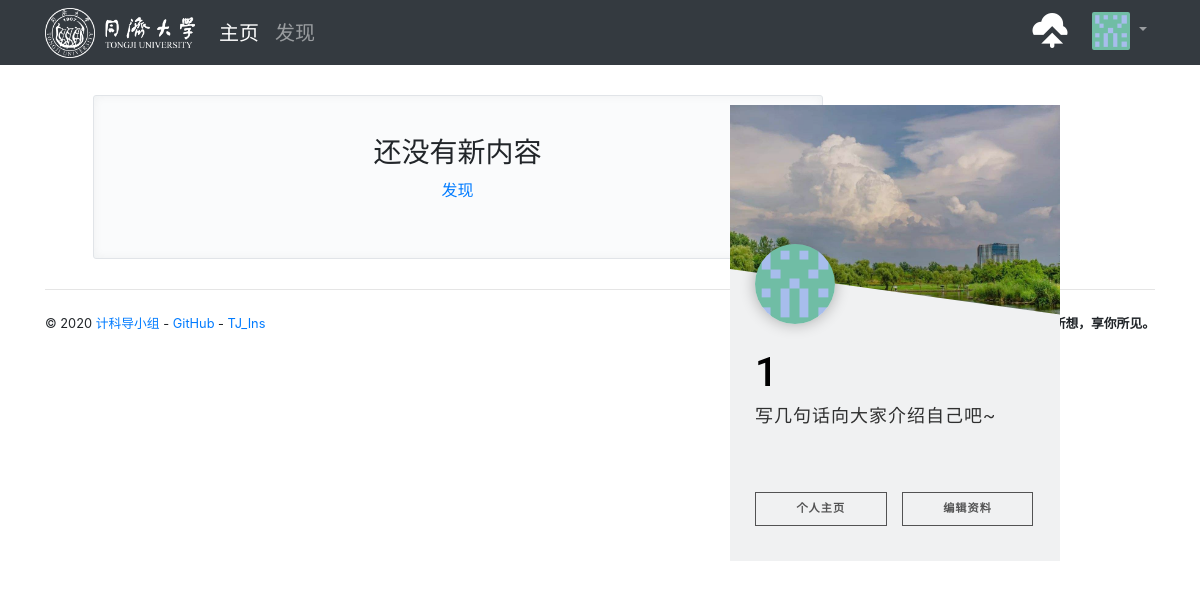
Screenshot of / (signed in) with the database file from the repository.
### TJ_Ins/models.py (models this page shows, shortened)
class User(db.Model, UserMixin):
    id = db.Column(db.Integer, primary_key=True)
    username = db.Column(db.String(20), unique=True, index=True)
    email = db.Column(db.String(254), unique=True, index=True)
    password_hash = db.Column(db.String(128))
    name = db.Column(db.String(30))
    website = db.Column(db.String(255))
    bio = db.Column(db.String(120))
    location = db.Column(db.String(50))
    member_since = db.Column(db.DateTime, default=datetime.utcnow)
    confirmed = db.Column(db.Boolean, default=False)
    locked = db.Column(db.Boolean, default=False)
    active = db.Column(db.Boolean, default=True)
    avatar_s = db.Column(db.String(64))
    avatar_m = db.Column(db.String(64))
    avatar_l = db.Column(db.String(64))
    avatar_raw = db.Column(db.String(64))
    following = db.relationship('Follow', foreign_keys=[Follow.follower_id], back_populates='follower',
                                lazy='dynamic', cascade='all')
    followers = db.relationship('Follow', foreign_keys=[Follow.followed_id], back_populates='followed',
                                lazy='dynamic', cascade='all')
    photos = db.relationship('Photo', back_populates='author', cascade='all')
    comments = db.relationship('Comment', back_populates='author', cascade='all')
    collections = db.relationship('Collect', back_populates='collector', cascade='all')
    notifications = db.relationship('Notification', back_populates='receiver', cascade='all')
    photos = db.relationship('Photo', back_populates='author', cascade='all')
    @property
    def is_active(self):
        return self.active

### TJ_Ins/blueprints/main.py (the view)
@main_bp.route('/')
def index():
    if current_user.is_authenticated:
        page = request.args.get('page', 1, type=int)
        per_page = current_app.config['INS_PHOTO_PER_PAGE']
        pagination = Photo.query.order_by(Photo.timestamp.desc()).paginate(page, per_page)
        photos = pagination.items
    else:
        pagination = None
        photos = None
    tags = Tag.query.join(Tag.photos).group_by(Tag.id).order_by(func.count(Photo.id).desc()).limit(10)
    if not current_user.is_authenticated:
        return render_template('main/main_page.html')
    return render_template('main/index.html', pagination=pagination, photos=photos, tags=tags, Collect=Collect)

### TJ_Ins/extensions.py (called while the page is built)
@login_manager.user_loader
def load_user(user_id):
    from TJ_Ins.models import User
    user = User.query.get(int(user_id))
    return user

### TJ_Ins/templates/main/index.html (shortened to what this page needs)
{% extends 'base.html' %}
{% from 'bootstrap/pagination.html' import render_pagination %}
{% from 'macros.html' import photo_card with context %}
{% block content %}
    <div class="row justify-content-md-center">
        <div class="col-md-8">
            {% if photos %}
                {% for photo in photos %}
                    <div class="card mb-3 w-100 bg-light">
                        <div class="card-header">
                            <a class="dead-link" href="{{ url_for('user.index', username=photo.author.username) }}">
                                <img class="rounded img-fluid avatar-s profile-popover"
                                     data-href="{{ url_for('ajax.get_profile', user_id=photo.author.id) }}"
                                     src="{{ url_for('main.get_avatar', filename=photo.author.avatar_m) }}">
                            </a>
                            <a class="profile-popover trend-card-avatar"
                               data-href="{{ url_for('ajax.get_profile', user_id=photo.author.id) }}"
                               href="{{ url_for('user.index', username=photo.author.username) }}">{{ photo.author.name }}</a>
                            <span class="float-right">
                <small data-toggle="tooltip" data-placement="top" data-timestamp="{{ photo.timestamp }}"
                       data-delay="500">
                    {{ moment(photo.timestamp).fromNow(refresh=True) }}</small></span>
                        </div>
                        <div class="card-body">
                            <div class="" align="center">
                                <a class="thumbnail" href="{{ url_for('.show_photo', photo_id=photo.id) }}"
                                   target="_blank">
                                    <img class="img-fluid"
                                         src="{{ url_for('.get_image', filename=photo.filename_m) }}">
                                </a>
                            </div>
                        </div>
                        <div class="card-footer">
                            <span class="oi oi-star"></span>
                            <span id="collectors-count-{{ photo.id }}"
                                  data-href="{{ url_for('ajax.collectors_count', photo_id=photo.id) }}">
                                {{ photo.collectors|length }}
                            </span>
                            <span class="oi oi-comment-square"></span> {{ photo.comments|length }}
                            <div class="float-right">
                                {% if current_user.is_authenticated %}
                                    <button class="{% if not current_user.is_collecting(photo) %}hide{% endif %}
                                     btn btn-outline-secondary btn-sm uncollect-btn"
                                            data-href="{{ url_for('ajax.uncollect', photo_id=photo.id) }}"
                                            data-id="{{ photo.id }}">
                                        <span class="oi oi-x"></span> 取消收藏
                                    </button>
                                    <button class="{% if current_user.is_collecting(photo) %}hide{% endif %}
                                     btn btn-outline-primary btn-sm collect-btn"
                                            data-href="{{ url_for('ajax.collect', photo_id=photo.id) }}"
                                            data-id="{{ photo.id }}">
                                        <span class="oi oi-star"></span> 收藏
                                    </button>
                                {% else %}
                                    <form class="inline" method="post"
                                          action="{{ url_for('main.collect', photo_id=photo.id) }}">
                                        <input type="hidden" name="csrf_token" value="{{ csrf_token() }}">
                                        <button type="submit" class="btn btn-outline-primary btn-sm">
                                            <span class="oi oi-star"></span> 收藏
                                        </button>
                                    </form>
                                {% endif %}
                            </div>
                            {% if photo.description %}
                                <p class="card-text">{{ photo.description }}</p>
                            {% endif %}
                        </div>
                    </div>
                {% endfor %}
            {% else %}
                <div class="tip text-center">
                    <h3>还没有新内容</h3>
                    <p><a href="{{ url_for('.explore') }}">发现</a></p>
                </div>
            {% endif %}
        </div>
        <div class="col-md-3">
            {% include 'main/_sidebar.html' %}
        </div>
    </div>
{% endblock %}

### TJ_Ins/templates/base.html (shortened to what this page needs)
{% from 'bootstrap/nav.html' import render_nav_item %}
<!DOCTYPE html>
<html lang="en">
<head>
    {% block head %}
        <link rel="stylesheet" href="{{ url_for('static', filename='css/bootstrap.min.css') }}">
        <link rel="stylesheet" href="{{ url_for('static', filename='open-iconic/font/css/open-iconic-bootstrap.css') }}">
        <link rel="stylesheet" href="{{ url_for('static', filename='css/style.css') }}">
    {% endblock head %}
</head>
<body>
{% block navbar %}
    <nav class="navbar navbar-expand-lg navbar-dark bg-dark" style=" height: 65px;">
        <div class="container" >
            <a class="navbar-brand" href="{{url_for('main.index')}}"><img src="../../static/images/logo.png" alt="Tongji" height="50" width="150"></a>
            <div class="collapse navbar-collapse" id="navbarColor01">
                <div class="navbar-nav mr-auto" style="font-size: 20px;">
                    {{ render_nav_item('main.index', '主页') }}
                    {{ render_nav_item('main.explore', '发现') }}
                </div>
                <div class="navbar-nav ml-auto">
                {% if current_user.is_authenticated %}
                    <a class="nav-item nav-link" href="{{ url_for('main.upload') }}" title="上传">
                        <span class="oi oi-cloud-upload" style="color: white; font-size: 35px;"></span>&nbsp;&nbsp;
                    </a>
                    <div class="dropdown nav-item">
                        <a href="#" class="nav-link dropdown-toggle" data-toggle="dropdown" role="button"
                           aria-expanded="false">
                            <img class="avatar-xs"
                                 src="{{ url_for('main.get_avatar', filename=current_user.avatar_s) }}">
                        </a>
                    </div>
                {% else %}
                    <a class="btn btn btn-dark" href="{{ url_for('auth.login') }}" style="font-size: 20px;">登录</a>&nbsp;&nbsp;
                    <a class="btn btn btn-dark" href="{{ url_for('auth.register') }}" style="font-size: 20px;">加入TJ-Ins</a>
                {% endif %}
                </div>
            </div>
        </div>
    </nav>
{% endblock %}
<main >
    <div class="container" >
        {% block content %}{% endblock %}
        {% block footer %}
            <footer>
                <p class="float-left">
                    <small>&copy; 2020
                        <a href="#" >计科导小组</a> -
                        <a href="https://github.com/DinoMax00/SX-CS-Web" title="Fork me on GitHub">GitHub</a> -
                        <a href="{{ url_for('main.index') }}" title="A TJ_Ins project">TJ_Ins</a>
                    </small>
                </p>
                <p class="float-right">
                    <small><b>见你所想，享你所见。</b></small>
                </p>
            </footer>
        {% endblock %}
    </div>
</main>
</body>
</html>

### TJ_Ins/templates/main/_sidebar.html (shortened to what this page needs)
<figure class="snip1336">
    <img src="../../static/images/timg.jpg" alt="sample87" />
    <figcaption>
      <img src="{{ url_for('main.get_avatar', filename=current_user.avatar_m) }}" style="height: 80px; width: 80px;" class="profile" />
      <h1>{{current_user.username}}</h1>
      {% if current_user.bio %}
      <p style="font-size: large">{{ current_user.bio }}</p>
      {%else%}
        <p style="font-size: large">写几句话向大家介绍自己吧~</p>
       {% endif %}
        <br><br>
      <a href="{{ url_for('user.index', username=current_user.username) }}" class="follow">个人主页</a>
      <a href="{{ url_for('user.edit_profile', username=current_user.username) }}" class="info">编辑资料</a>
    </figcaption>
</figure>

### TJ_Ins/static/css/style.css (style rules this page uses)
.tip { position: relative; padding: 40px; text-align: center; background-color: #fafbfc; border: 1px solid #e1e4e8; border-radius: 3px; box-shadow: inset 0 0 10px rgba(27, 31, 35, 0.05); }
nav { margin-bottom: 30px; }
footer { margin: 30px 0; padding: 20px 0; border-top: 1px solid #e5e5e5; }
.avatar-xs { width: 38px; height: 38px; border-radius: 2px; }

### TJ_Ins/templates/main/_sidebar.html (style rules this page uses)
.snip1336 { font-family: 'Roboto', Arial, sans-serif; position: fixed; right: 130px; overflow: hidden; margin: 10px; min-width: 330px; max-width: 300px; width: 100%; color: black; text-align: left; line-height: 1.4em; background-color: #141414; }
.snip1336 * { -webkit-box-sizing: border-box; box-sizing: border-box; -webkit-transition: all 0.25s ease; transition: all 0.25s ease; }
.snip1336 img { max-width: 100%; vertical-align: top; opacity: 0.85; }
.snip1336 figcaption { width: 100%; background-color: #F0F1F2; padding: 25px; position: relative; }
.snip1336 figcaption:before { position: absolute; content: ''; bottom: 100%; left: 0; width: 0; height: 0; border-style: solid; border-width: 55px 0 0 400px; border-color: transparent transparent transparent #F0F1F2; }
.snip1336 figcaption a { padding: 5px; border: 1px solid black; color: black; font-size: 0.7em; text-transform: uppercase; margin: 10px 0; display: inline-block; opacity: 0.65; width: 47%; text-align: center; text-decoration: none; font-weight: 600; letter-spacing: 1px; }
.snip1336 .profile { border-radius: 50%; position: absolute; bottom: 100%; left: 25px; z-index: 1; max-width: 90px; opacity: 1; box-shadow: 0 0 15px rgba(0, 0, 0, 0.3); }
.snip1336 .follow { margin-right: 4%; border-color: black; color: black; }
.snip1336 p { margin: 0 0 10px; font-size: 0.8em; letter-spacing: 1px; opacity: 0.8; }

### rows the page displays
User: avatar_s (picture), avatar_m (picture), username "1"

### other values shown
{{ render_nav_item('main.index', '主页') }} "主页"
{{ render_nav_item('main.explore', '发现') }} "发现"
